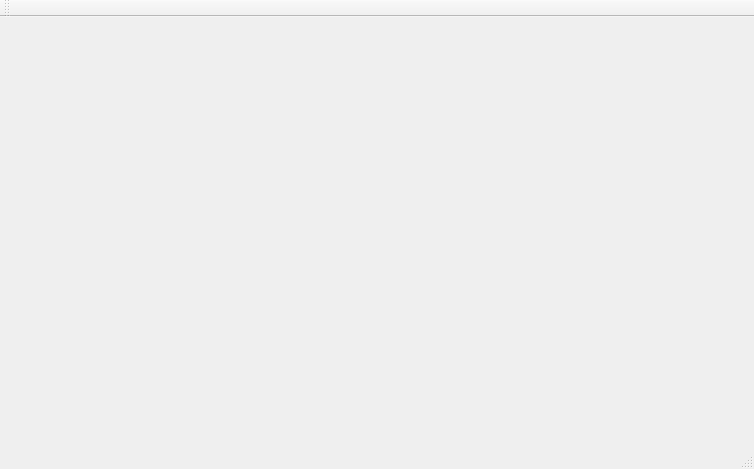
<?xml version="1.0" encoding="UTF-8"?>
<ui version="4.0">
 <class>MainWindow</class>
 <widget class="QMainWindow" name="MainWindow">
  <property name="geometry">
   <rect>
    <x>0</x>
    <y>0</y>
    <width>754</width>
    <height>469</height>
   </rect>
  </property>
  <property name="windowTitle">
   <string>MainWindow</string>
  </property>
  <widget class="QWidget" name="centralWidget"/>
  <widget class="QMenuBar" name="menuBar">
   <property name="geometry">
    <rect>
     <x>0</x>
     <y>0</y>
     <width>754</width>
     <height>26</height>
    </rect>
   </property>
  </widget>
  <widget class="QToolBar" name="mainToolBar">
   <attribute name="toolBarArea">
    <enum>TopToolBarArea</enum>
   </attribute>
   <attribute name="toolBarBreak">
    <bool>false</bool>
   </attribute>
  </widget>
  <widget class="QStatusBar" name="statusBar"/>
 </widget>
 <layoutdefault spacing="6" margin="11"/>
 <resources/>
 <connections/>
</ui>
